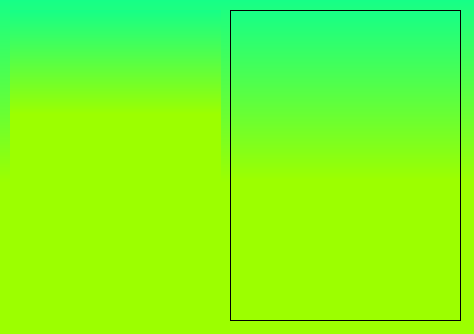
<?xml version="1.0" encoding="UTF-8"?>
<ui version="4.0">
 <class>MainWindow</class>
 <widget class="QMainWindow" name="MainWindow">
  <property name="geometry">
   <rect>
    <x>0</x>
    <y>0</y>
    <width>474</width>
    <height>334</height>
   </rect>
  </property>
  <property name="minimumSize">
   <size>
    <width>474</width>
    <height>334</height>
   </size>
  </property>
  <property name="maximumSize">
   <size>
    <width>474</width>
    <height>334</height>
   </size>
  </property>
  <property name="windowTitle">
   <string>MainWindow</string>
  </property>
  <property name="styleSheet">
   <string notr="true">background-color: qlineargradient(spread:reflect, x1:1, y1:1, x2:1, y2:0, stop:0.453202 rgba(156, 255, 0, 255), stop:1 rgba(22, 255, 135, 255));</string>
  </property>
  <property name="iconSize">
   <size>
    <width>95</width>
    <height>32</height>
   </size>
  </property>
  <property name="toolButtonStyle">
   <enum>Qt::ToolButtonTextBesideIcon</enum>
  </property>
  <property name="animated">
   <bool>false</bool>
  </property>
  <property name="documentMode">
   <bool>false</bool>
  </property>
  <property name="tabShape">
   <enum>QTabWidget::Triangular</enum>
  </property>
  <property name="dockNestingEnabled">
   <bool>false</bool>
  </property>
  <widget class="QWidget" name="centralwidget">
   <property name="styleSheet">
    <string notr="true"/>
   </property>
   <widget class="QPushButton" name="play">
    <property name="enabled">
     <bool>true</bool>
    </property>
    <property name="geometry">
     <rect>
      <x>30</x>
      <y>220</y>
      <width>51</width>
      <height>41</height>
     </rect>
    </property>
    <property name="mouseTracking">
     <bool>false</bool>
    </property>
    <property name="focusPolicy">
     <enum>Qt::TabFocus</enum>
    </property>
    <property name="contextMenuPolicy">
     <enum>Qt::DefaultContextMenu</enum>
    </property>
    <property name="toolTip">
     <string/>
    </property>
    <property name="toolTipDuration">
     <number>0</number>
    </property>
    <property name="text">
     <string notr="true"/>
    </property>
    <property name="icon">
     <iconset>
      <disabledon>play_or_stop.png</disabledon>
     </iconset>
    </property>
    <property name="iconSize">
     <size>
      <width>45</width>
      <height>45</height>
     </size>
    </property>
    <property name="autoRepeatDelay">
     <number>0</number>
    </property>
    <property name="autoRepeatInterval">
     <number>0</number>
    </property>
    <property name="autoDefault">
     <bool>false</bool>
    </property>
    <property name="default">
     <bool>false</bool>
    </property>
    <property name="flat">
     <bool>true</bool>
    </property>
   </widget>
   <widget class="QLabel" name="label">
    <property name="geometry">
     <rect>
      <x>10</x>
      <y>10</y>
      <width>211</width>
      <height>191</height>
     </rect>
    </property>
    <property name="text">
     <string/>
    </property>
    <property name="pixmap">
     <pixmap>music_logo.png</pixmap>
    </property>
    <property name="scaledContents">
     <bool>true</bool>
    </property>
    <property name="alignment">
     <set>Qt::AlignCenter</set>
    </property>
    <property name="wordWrap">
     <bool>false</bool>
    </property>
    <property name="margin">
     <number>0</number>
    </property>
    <property name="indent">
     <number>-1</number>
    </property>
   </widget>
   <widget class="QPushButton" name="pause">
    <property name="enabled">
     <bool>true</bool>
    </property>
    <property name="geometry">
     <rect>
      <x>90</x>
      <y>220</y>
      <width>51</width>
      <height>41</height>
     </rect>
    </property>
    <property name="mouseTracking">
     <bool>false</bool>
    </property>
    <property name="focusPolicy">
     <enum>Qt::TabFocus</enum>
    </property>
    <property name="contextMenuPolicy">
     <enum>Qt::DefaultContextMenu</enum>
    </property>
    <property name="toolTip">
     <string/>
    </property>
    <property name="toolTipDuration">
     <number>0</number>
    </property>
    <property name="text">
     <string notr="true"/>
    </property>
    <property name="icon">
     <iconset>
      <normaloff>pause.png</normaloff>pause.png</iconset>
    </property>
    <property name="iconSize">
     <size>
      <width>45</width>
      <height>45</height>
     </size>
    </property>
    <property name="autoRepeatDelay">
     <number>0</number>
    </property>
    <property name="autoRepeatInterval">
     <number>0</number>
    </property>
    <property name="autoDefault">
     <bool>false</bool>
    </property>
    <property name="default">
     <bool>false</bool>
    </property>
    <property name="flat">
     <bool>true</bool>
    </property>
   </widget>
   <widget class="QPushButton" name="stop">
    <property name="enabled">
     <bool>true</bool>
    </property>
    <property name="geometry">
     <rect>
      <x>160</x>
      <y>220</y>
      <width>51</width>
      <height>41</height>
     </rect>
    </property>
    <property name="mouseTracking">
     <bool>false</bool>
    </property>
    <property name="focusPolicy">
     <enum>Qt::TabFocus</enum>
    </property>
    <property name="contextMenuPolicy">
     <enum>Qt::DefaultContextMenu</enum>
    </property>
    <property name="toolTip">
     <string/>
    </property>
    <property name="toolTipDuration">
     <number>0</number>
    </property>
    <property name="text">
     <string notr="true"/>
    </property>
    <property name="icon">
     <iconset>
      <normaloff>stop.png</normaloff>stop.png</iconset>
    </property>
    <property name="iconSize">
     <size>
      <width>45</width>
      <height>45</height>
     </size>
    </property>
    <property name="autoRepeatDelay">
     <number>0</number>
    </property>
    <property name="autoRepeatInterval">
     <number>0</number>
    </property>
    <property name="autoDefault">
     <bool>false</bool>
    </property>
    <property name="default">
     <bool>false</bool>
    </property>
    <property name="flat">
     <bool>true</bool>
    </property>
   </widget>
   <widget class="QListWidget" name="listWidget">
    <property name="geometry">
     <rect>
      <x>230</x>
      <y>10</y>
      <width>231</width>
      <height>311</height>
     </rect>
    </property>
   </widget>
   <widget class="QPushButton" name="volume_up">
    <property name="enabled">
     <bool>true</bool>
    </property>
    <property name="geometry">
     <rect>
      <x>60</x>
      <y>280</y>
      <width>51</width>
      <height>41</height>
     </rect>
    </property>
    <property name="mouseTracking">
     <bool>false</bool>
    </property>
    <property name="focusPolicy">
     <enum>Qt::TabFocus</enum>
    </property>
    <property name="contextMenuPolicy">
     <enum>Qt::DefaultContextMenu</enum>
    </property>
    <property name="toolTip">
     <string/>
    </property>
    <property name="toolTipDuration">
     <number>0</number>
    </property>
    <property name="text">
     <string notr="true"/>
    </property>
    <property name="icon">
     <iconset>
      <normaloff>volume_up.png</normaloff>volume_up.png</iconset>
    </property>
    <property name="iconSize">
     <size>
      <width>30</width>
      <height>30</height>
     </size>
    </property>
    <property name="autoRepeatDelay">
     <number>0</number>
    </property>
    <property name="autoRepeatInterval">
     <number>0</number>
    </property>
    <property name="autoDefault">
     <bool>false</bool>
    </property>
    <property name="default">
     <bool>false</bool>
    </property>
    <property name="flat">
     <bool>true</bool>
    </property>
   </widget>
   <widget class="QPushButton" name="volume_low">
    <property name="enabled">
     <bool>true</bool>
    </property>
    <property name="geometry">
     <rect>
      <x>130</x>
      <y>280</y>
      <width>51</width>
      <height>41</height>
     </rect>
    </property>
    <property name="mouseTracking">
     <bool>false</bool>
    </property>
    <property name="focusPolicy">
     <enum>Qt::TabFocus</enum>
    </property>
    <property name="contextMenuPolicy">
     <enum>Qt::DefaultContextMenu</enum>
    </property>
    <property name="toolTip">
     <string/>
    </property>
    <property name="toolTipDuration">
     <number>0</number>
    </property>
    <property name="text">
     <string notr="true"/>
    </property>
    <property name="icon">
     <iconset>
      <normaloff>volume_low.png</normaloff>volume_low.png</iconset>
    </property>
    <property name="iconSize">
     <size>
      <width>30</width>
      <height>30</height>
     </size>
    </property>
    <property name="autoRepeatDelay">
     <number>0</number>
    </property>
    <property name="autoRepeatInterval">
     <number>0</number>
    </property>
    <property name="autoDefault">
     <bool>false</bool>
    </property>
    <property name="default">
     <bool>false</bool>
    </property>
    <property name="flat">
     <bool>true</bool>
    </property>
   </widget>
  </widget>
 </widget>
 <resources/>
 <connections/>
</ui>
